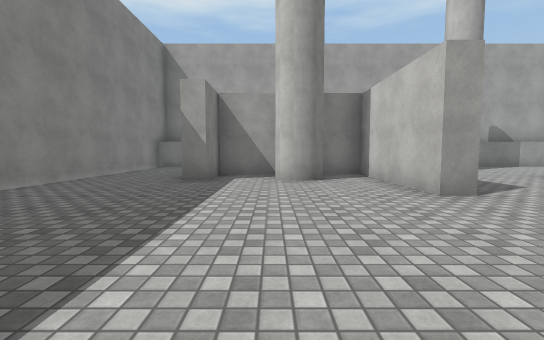
[1] (above)

18 first-person views from a walk through a scene from a Unity 3-D project. The camera is 1.2 m above the floor, tilts 4° down and sees 90° across. The floor is counted in squares, 2 m on a side. Each view is taken from the middle of a square. On the plan, view 1 faces up. The plan holds only what a view shows up to about 9 squares ahead; the rest is blank. The place goes on beyond the plan. The player character is not drawn. Some animated figures are left out. Surface patterns are stand-ins for the level's own textures.

[2]
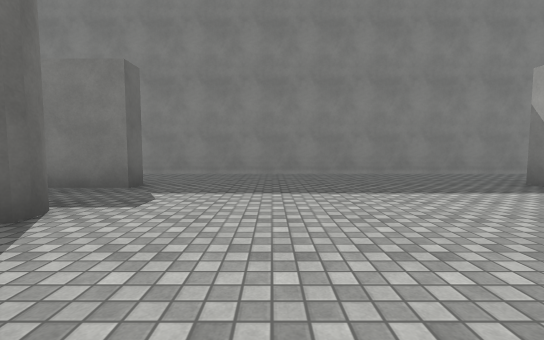

[3]
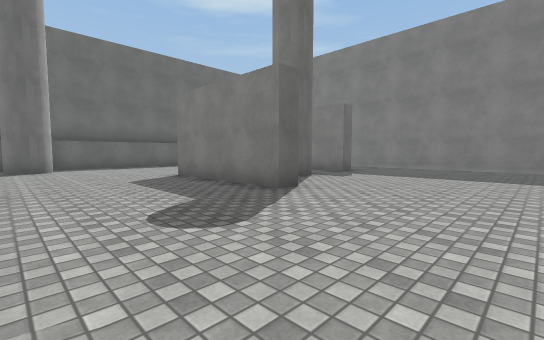

[4]
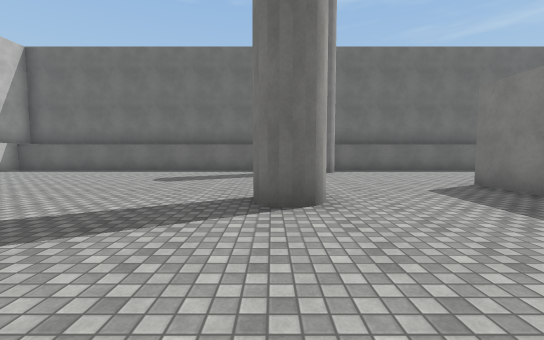

[5]
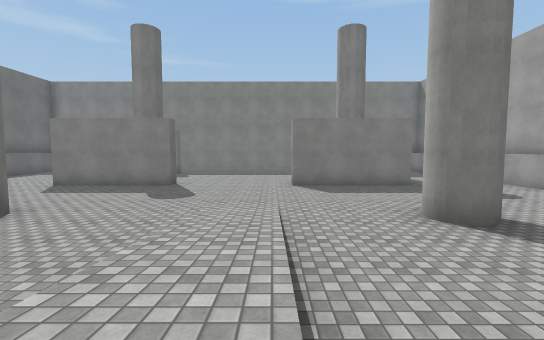

[6]
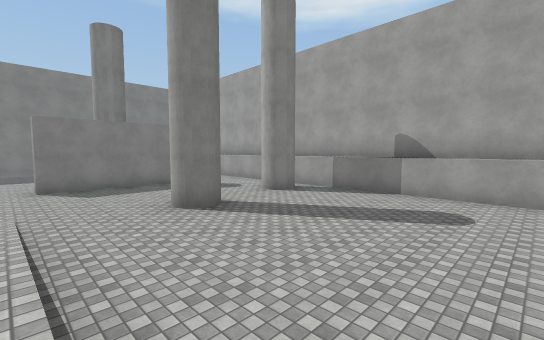

[7]
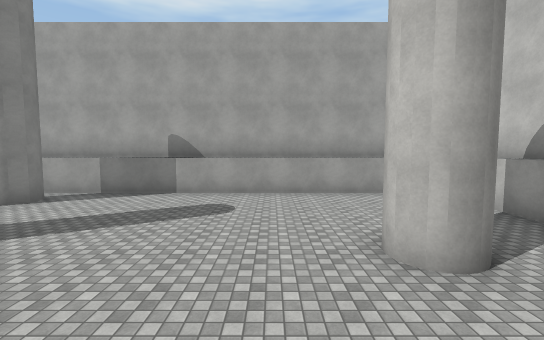

[8]
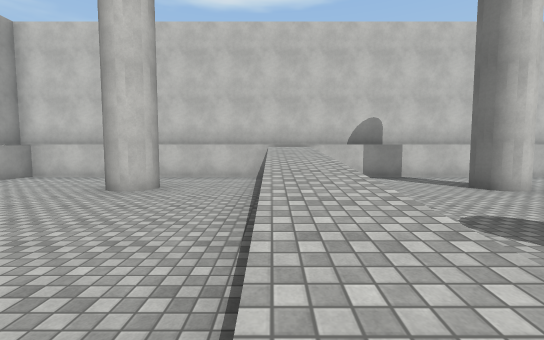

[9]
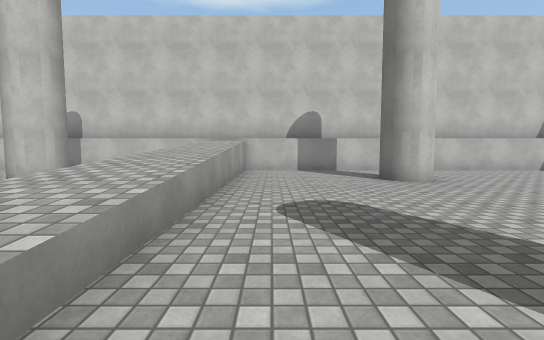

[10]
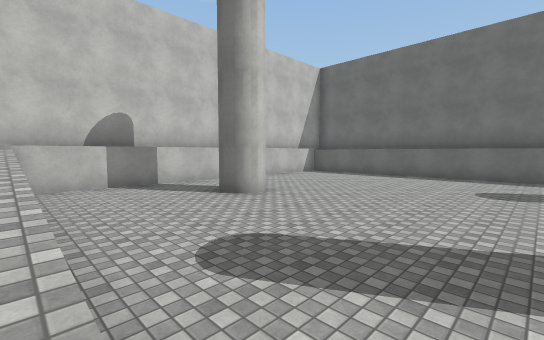

[11]
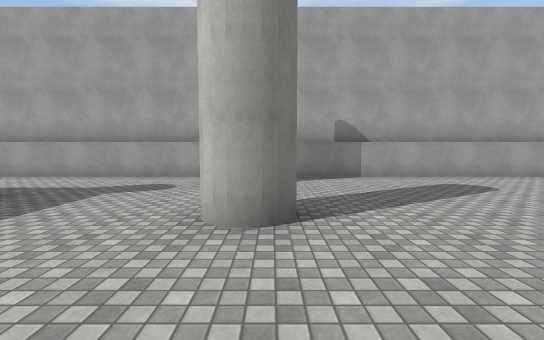

[12]
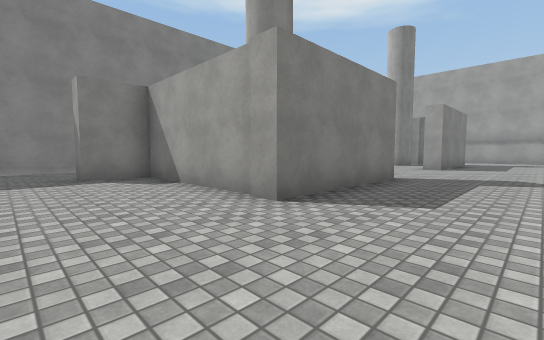

[13]
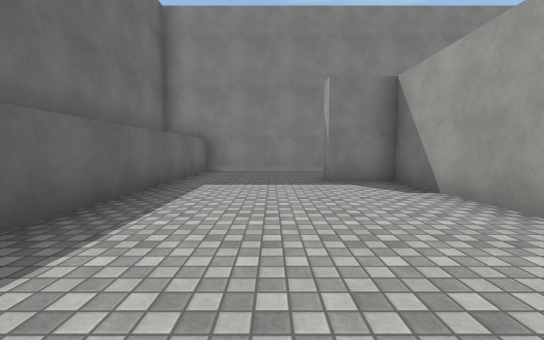

[14]
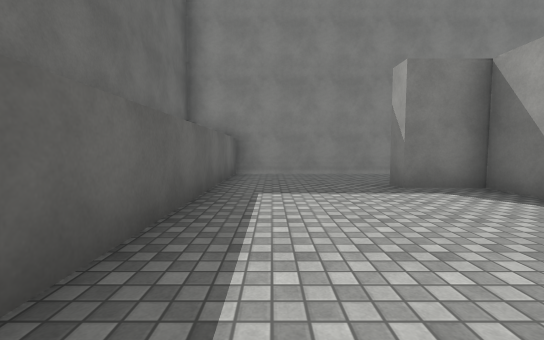

[15]
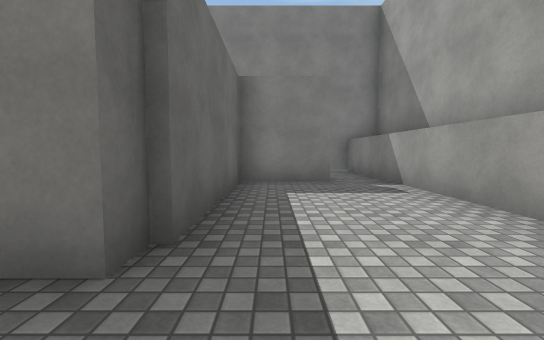

[16]
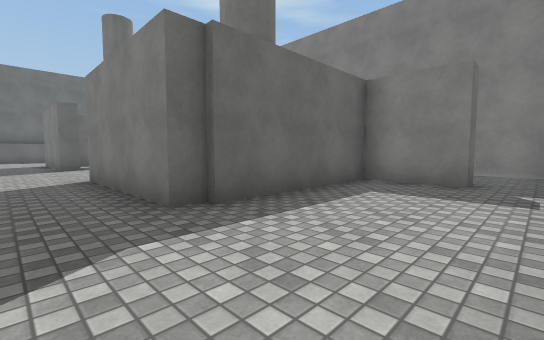

[17]
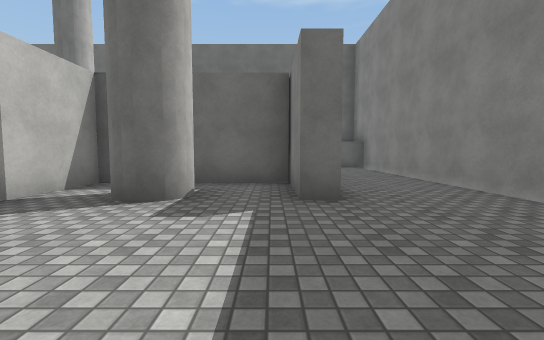

[18]
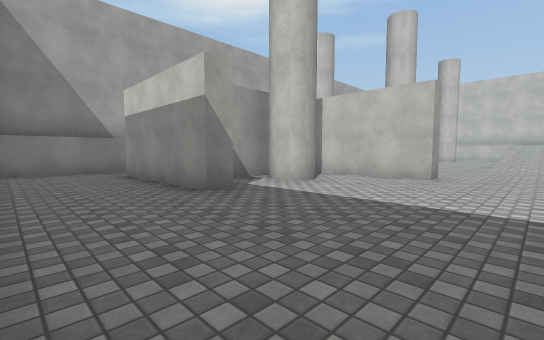

### Floor plan
Key: @ floor where view 1 was taken; # wall or solid block; . main floor; : floor 2 m higher than the main floor; / step, stairs or slope.
Columns run from 5 left of view 1 to 17 right of it. Each row starts with its distance up from view 1.
 11 #######################
 10 #.....................#
  9 #...#......#..........#
  8 #...#.................#
  7 #...#####.............#
  6 #...###.#...#......#..#
  5 #.......#.............#
  4 #.......#.............#
  3 #...........//////////#
  2 #...........//////////#
  1 #.....................#
  0 #....@................#
 -1 #.......#.............#
 -2 #...###.#...#......#..#
 -3 #...#####.............#
 -4 #...#.................#
 -5 #...#....... .........#
 -6 #........... .........#
 -7 #.........## .........#
 -8 ## :::::      ::::    #

Where each view was taken, in squares from view 1:
view 1: 0 up, 0 right, facing up
view 2: 1 up, 3 right, facing left
view 3: 3 up, 6 right, facing down-left
view 4: 2 up, 7 right, facing down
view 5: 3 up, 11 right, facing left
view 6: 3 up, 12 right, facing up-left
view 7: 3 up, 12 right, facing up
view 8: 3 up, 8 right, facing right
view 9: 1 up, 8 right, facing right
view 10: 2 up, 9 right, facing down-right
view 11: 3 up, 7 right, facing up
view 12: 6 down, 5 right, facing up-left
view 13: 6 down, 4 right, facing left
view 14: 7 down, 3 right, facing left
view 15: 8 up, 4 right, facing left
view 16: 10 up, 4 right, facing down-left
view 17: 2 up, 1 left, facing down
view 18: 2 up, 4 left, facing up-right
